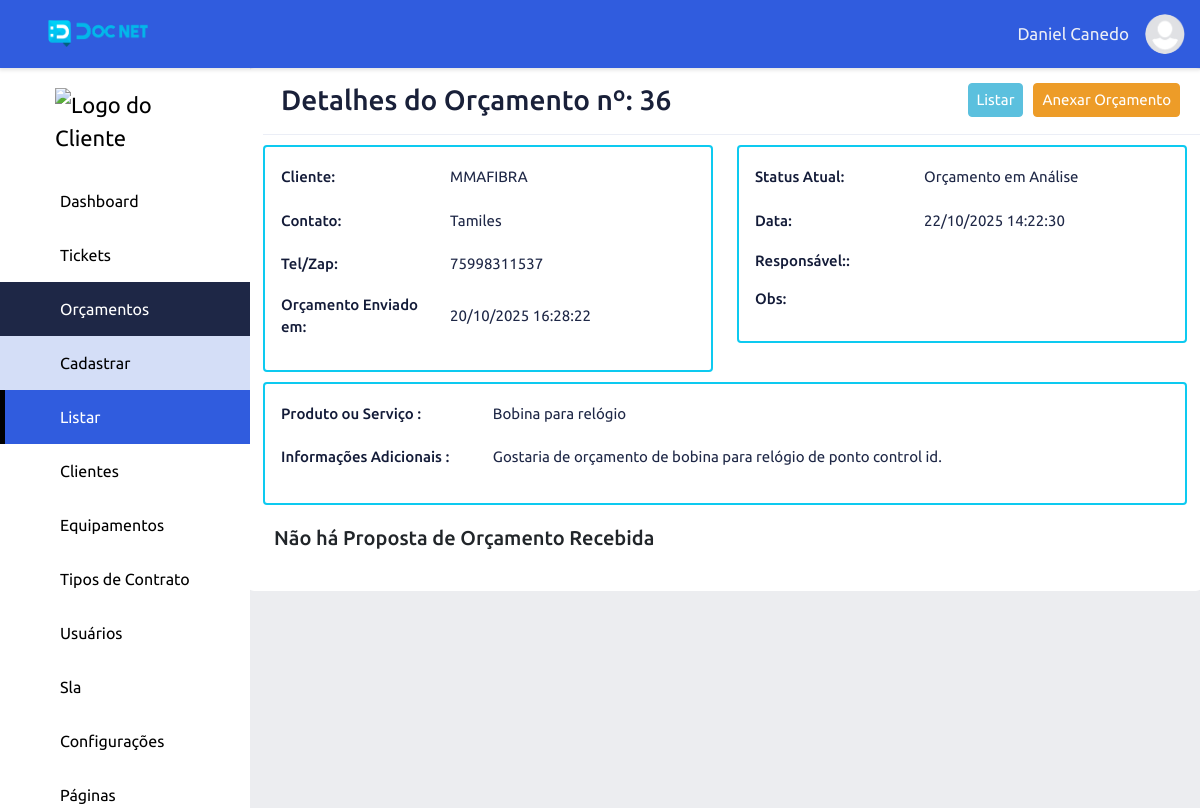
The app's page /view-orcam/index/36 (signed in) with its own data.
### tables this page shows
CREATE TABLE `adms_levels_pages` (
  `id` int NOT NULL,
  `permission` int NOT NULL DEFAULT '2',
  `order_level_page` int NOT NULL,
  `print_menu` int NOT NULL DEFAULT '2' COMMENT '1 - Apresentar no menu, 2 - Não apresentar no menu',
  `dropdown` int NOT NULL DEFAULT '2' COMMENT '1 - Dropdow , 2 - não dropdow',
  `adms_access_level_id` int NOT NULL,
  `adms_page_id` int NOT NULL,
  `adms_items_menu_id` int NOT NULL DEFAULT '1',
  `created` datetime NOT NULL,
  `modified` datetime DEFAULT NULL
);

CREATE TABLE `adms_pages` (
  `id` int NOT NULL,
  `controller` varchar(220) NOT NULL,
  `metodo` varchar(220) NOT NULL,
  `menu_controller` varchar(220) NOT NULL,
  `menu_metodo` varchar(220) NOT NULL,
  `name_page` varchar(220) NOT NULL,
  `publish` int NOT NULL DEFAULT '2',
  `icon` varchar(45) DEFAULT NULL,
  `obs` text,
  `adms_sits_pgs_id` int NOT NULL DEFAULT '2',
  `adms_types_pgs_id` int NOT NULL,
  `adms_groups_pgs_id` int NOT NULL,
  `created` datetime NOT NULL,
  `modified` datetime DEFAULT NULL
);

CREATE TABLE `adms_items_menus` (
  `id` int NOT NULL,
  `name` varchar(220) NOT NULL,
  `icon` varchar(45) NOT NULL,
  `order_item_menu` int NOT NULL,
  `created` datetime NOT NULL,
  `modified` datetime DEFAULT NULL
);

CREATE TABLE `adms_orcam` (
  `id` int NOT NULL,
  `empresa_id` int NOT NULL,
  `cliente_id` int NOT NULL,
  `contato` varchar(220) NOT NULL,
  `tel_contato` varchar(220) NOT NULL,
  `usuario_id` int DEFAULT NULL,
  `status_id` int NOT NULL DEFAULT '1',
  `dt_status` datetime NOT NULL,
  `inf_adic` text,
  `usuario_id_aval` int DEFAULT NULL,
  `prod_serv` varchar(220) DEFAULT NULL,
  `dt_orcam` datetime NOT NULL,
  `info_prod_serv` text,
  `image` varchar(220) DEFAULT NULL,
  `modified` datetime DEFAULT NULL,
  `created` datetime NOT NULL
);

CREATE TABLE `adms_clientes` (
  `id` int NOT NULL,
  `razao_social` varchar(220) NOT NULL,
  `nome_fantasia` varchar(220) NOT NULL,
  `cnpjcpf` varchar(220) NOT NULL,
  `cep` varchar(15) NOT NULL,
  `logradouro` varchar(220) NOT NULL,
  `bairro` varchar(220) NOT NULL,
  `cidade` varchar(220) NOT NULL,
  `uf` varchar(45) NOT NULL,
  `situacao` int NOT NULL,
  `empresa` int NOT NULL,
  `logo` varchar(220) DEFAULT NULL,
  `created` datetime NOT NULL,
  `modified` datetime DEFAULT NULL
);

CREATE TABLE `adms_orcam_status` (
  `id` int NOT NULL,
  `name` varchar(220) NOT NULL,
  `modified` datetime DEFAULT NULL,
  `created` datetime NOT NULL
);

### app/adms/Views/orcamentos/viewOrcam.php (the view, shortened to what the rows shown need)
<div class="wrapper">
    <div class="row">
        <div class="top-list">
            <?php
            if (!empty($this->data['viewOrcam'])) {
                extract($this->data['viewOrcam'][0]);
            ?>
                <span class="title-content">
                    <h3>Detalhes do Orçamento nº: <?php echo $id_orcam; ?></h3>
                </span>
            <?php
            }
            ?>
        </div>
        <div class="content-adm">
            <?php
            if (!empty($this->data['viewOrcam'])) {
                extract($this->data['viewOrcam'][0]);
            ?>
                <div class="row">
                    <div class="col-md-6">
                        <div class="card card-body border-top border-info border-2 input-group-sm">
                            <div class="view-det-adm">
                                <span class="view-adm-title">Cliente: </span>
                                <span class="view-adm-info"><?php echo $nome_fantasia_id_clie; ?></span>
                            </div>
                            <div class="view-det-adm">
                                <span class="view-adm-title">Contato: </span>
                                <span class="view-adm-info"><?php echo $contato_id_orcam; ?></span>
                            </div>
                            <div class="view-det-adm">
                                <span class="view-adm-title">Tel/Zap: </span>
                                <span class="view-adm-info"><?php echo $tel_contato_orcam; ?></span>
                            </div>
                            <div class="view-det-adm">
                                <span class="view-adm-title">Orçamento Enviado em:</span>
                                <span class="view-adm-info"><?php echo date('d/m/Y H:i:s', strtotime($dt_orcam_orcam)); ?></span>
                            </div>
                        </div>
                    </div>
                    <div class="col-md-6">
                        <div class="card card-body border-top border-info border-2 input-group-sm">
                            <div class="view-det-adm">
                                <span class="view-adm-title">Status Atual: </span>
                                <span class="view-adm-info"><?php echo $name_status_orcam; ?></span>
                            </div>
                            <div class="view-det-adm">
                                <span class="view-adm-title">Data: </span>
                                <span class="view-adm-info"><?php echo date('d/m/Y H:i:s', strtotime($dt_status_orcam)); ?></span>
                            </div>
                            <div class="view-det-adm">
                                <span class="view-adm-title">Responsável:: </span>
                                <span class="view-adm-info"><?php echo $name_user_final; ?></span>
                            </div>
                            <div class="view-det-adm">
                                <span class="view-adm-title">Obs: </span>
                                <span class="view-adm-info"><?php echo $inf_adic_orcam; ?></span>
                            </div>
                        </div>
                    </div>
                </div>
                <div class="row">
                    <div class="col-md-12">
                        <div class="card card-body border-top border-info border-2 input-group-sm">
                            <div class="view-det-adm">
                                <span class="view-adm-title">Produto ou Serviço : </span>
                                <span class="view-adm-info"><?php echo $prod_serv;?></span>
                            </div>
                            <div class="view-det-adm">
                                <span class="view-adm-title">Informações Adicionais : </span>
                                <span class="view-adm-info"><?php echo $info_prod_serv; ?></span>
                            </div>
                        </div>
                    </div>
                </div>
                <div class="view-det-adm">
                    <?php
                     if ((!empty($image)) and (file_exists("app/adms/assets/image/orcamentos" . "/$id_orcam"))) {?>
                        <a href="<?php echo URLADM; ?>app/adms/assets/image/orcamentos/<?php echo $id_orcam ?>/<?php echo $image ?>"  target="_blank">Clique aqui para Visualizar seu Orçamento em PDF.</a>
                    <?php } else { ?>
                        <h5 class="title-content m-3">Não há Proposta de Orçamento Recebida</h5>
                   <?php } ?>
                </div>
            <?php } ?>
        </div>
    </div>
</div>

### app/adms/Views/include/menu.php (shortened to what the rows shown need)
<?php
$sidebar_active = "";
if (isset($this->data['sidebarActive'])) {
    $sidebar_active = $this->data['sidebarActive'];
}
?>
<div class="content">
    <div class="sidebar">
    <div class="logo-adm">
        <?php
        if(!empty ($_SESSION['set_clie'])){
            echo "<img src='" . URLADM . "app/adms/assets/image/logo/clientes/". $_SESSION['emp_user']."/{$_SESSION['logo_emp_prin']}' width='140' alt='Logo do Cliente'>";
        } else{
            echo "<img src='" . URLADM . "app/adms/assets/image/logo/clientes/icon_user.png' width='140' alt='Logo do Cliente'>";
        }
        ?>
    </div>
        <?php
        if ((isset($this->data['menu'])) and ($this->data['menu'])) {
            $count_drop_start = 0;
            $count_drop_end = 0;
            foreach ($this->data['menu'] as $item_menu) {
                extract($item_menu);
                $active_item_menu = "";
                if ($sidebar_active == $menu_controller) {
                    $active_item_menu = "active";
                }
                if ($dropdown == 1) {
                    if ($count_drop_start != $id_itm_men) {
                        if (($count_drop_end == 1) and ($count_drop_start != 0)) {
                            echo "</div>";
                            $count_drop_end = 0;
                        }
                        echo "<button class='dropdown-btn btn-active$id_itm_men'>";
                        echo "<i class='icon $icon_itm_men'></i><span>$name_itm_men</span><i class='fa-solid fa-caret-down'></i>";
                        echo "</button>";
                        echo "<div class='dropdown-container cont-active$id_itm_men'>";
                    }
                    echo "<a href='" . URLADM . "$menu_controller/$menu_metodo' class='sidebar-nav active$id_itm_men $active_item_menu'><i class='icon $icon'></i><span></span>$name_page</a>";
                    $count_drop_start = $id_itm_men;
                    $count_drop_end = 1;
                } else {
                    if ($count_drop_end == 1) {
                        echo "</div>";
                        $count_drop_end = 0;
                    }
                    echo "<a href='" . URLADM . "$menu_controller/$menu_metodo' class='sidebar-nav $active_item_menu'><i class='icon $icon'></i><span></span>$name_page</a>";
                }
            }
        }
        ?>
    </div>

### records on screen
adms_levels_pages: adms_page.name_page "Dashboard"
adms_levels_pages: adms_items_menu.name "Tickets"
adms_levels_pages: adms_items_menu.name "Orçamentos", adms_page.name_page "Cadastrar"
adms_levels_pages: adms_page.name_page "Listar"
adms_levels_pages: adms_items_menu.name "Clientes"
adms_levels_pages: adms_items_menu.name "Equipamentos"
adms_levels_pages: adms_items_menu.name "Tipos de Contrato"
adms_levels_pages: adms_items_menu.name "Usuários"
adms_levels_pages: adms_items_menu.name "Sla"
adms_levels_pages: adms_items_menu.name "Configurações"
adms_levels_pages: adms_items_menu.name "Páginas"
adms_orcam: id "36", cliente.nome_fantasia "MMAFIBRA", contato "Tamiles", tel_contato "75998311537", dt_orcam "20/10/2025 16:28:22", status.name "Orçamento em Análise", dt_status "22/10/2025 14:22:30", prod_serv "Bobina para relógio", info_prod_serv "Gostaria de orçamento de bobina para relógio de ponto control id."

### other values on screen
$_SESSION['user_nickname'] "Daniel Canedo"
